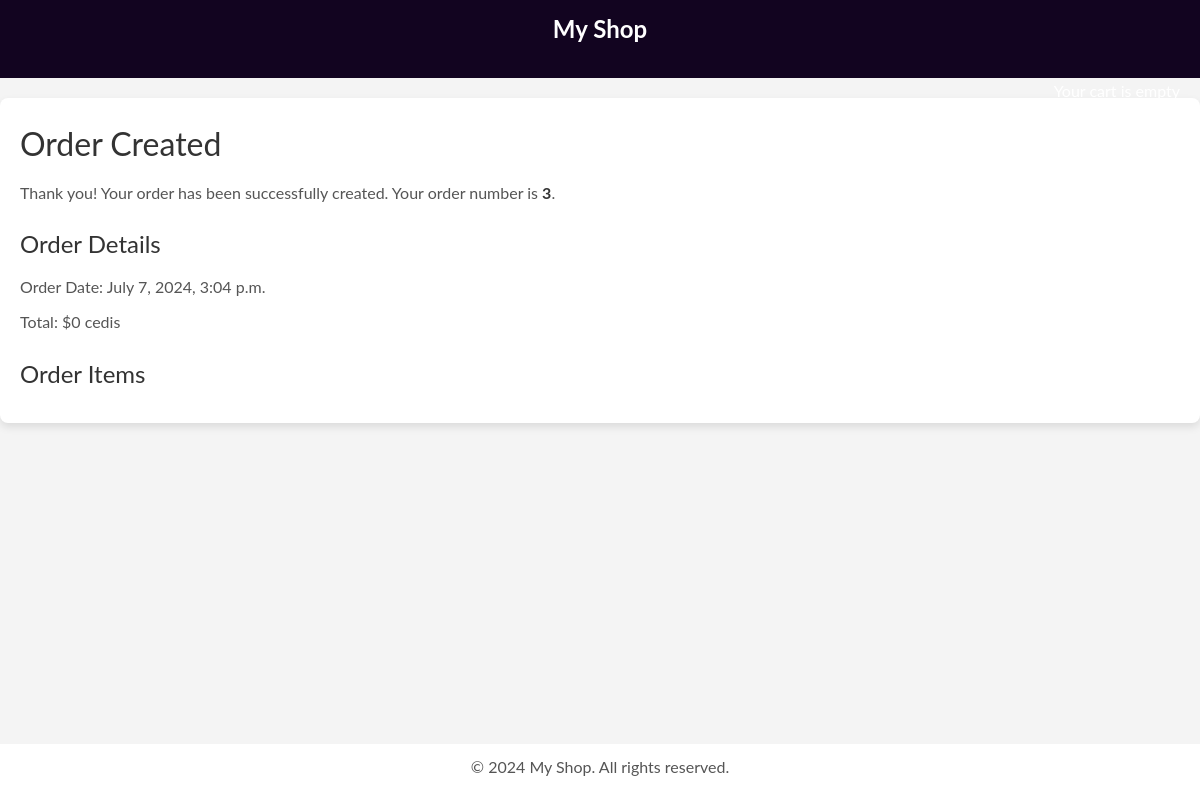
Page /orders/created/3/ on the committed database.
### orders/models.py (models this page shows, shortened)
class Order(models.Model):
    first_name = models.CharField(max_length=70)
    last_name = models.CharField(max_length=70)
    email = models.EmailField()
    address = models.CharField(max_length=70)
    postal_code = models.CharField(max_length=20)
    city = models.CharField(max_length=100)
    created = models.DateTimeField(auto_now_add=True)
    updated = models.DateTimeField(auto_now=True)
    paid = models.BooleanField(default=False)
    class Meta:
        ordering = ('-created',)
    def get_total_cost(self):
        return sum(item.get_cost() for item in self.items.all())

### orders/views.py (the view)
# urls.py: path('created/<int:order_id>/', views.order_created, name='order_created'),
def order_created(request, order_id):
    order = get_object_or_404(Order, id=order_id)
    return render(request, 'orders/order_created.html', {'order': order})

### cart/cart.py (called while the page is built)
    def __len__(self):
        return sum(item["quantity"] for item in self.cart.values())

### cart/context_processors.py (called while the page is built)
def cart(request):
    return {'cart': Cart(request)}

### orders/templates/orders/order_created.html (shortened to what this page needs)
{% extends "shop/base.html" %}
{% load static %}
{% block content %}
<link rel="stylesheet" href="{% static 'orders/order_created.css' %}">
    <h1>Order Created</h1>
    <p>Thank you! Your order has been successfully created. Your order number is <strong>{{ order.id }}</strong>.</p>
    <h2>Order Details</h2>
    <p>Order Date: {{ order.created }}</p>
    <p>Total: ${{ order.get_total_cost }} cedis</p>
    <h2>Order Items</h2>
{% endblock %}

### shop/static/shop/base.css (style rules this page uses)
* { box-sizing: border-box; margin: 0; padding: 0; }
html, body { font-family: 'Lato', sans-serif; line-height: 1.6; background-color: #f4f4f4; }
h1, h2, h3 { font-family: 'Lato', sans-serif; font-weight: normal; color: #333333; }

### orders/static/orders/order_created.css (style rules this page uses)
body { font-family: 'Lato', sans-serif; line-height: 1.6; background-color: #f4f4f4; margin: 0; padding: 0; }
h1, h2 { font-family: 'Lato', sans-serif; font-weight: normal; color: #333; margin-bottom: 10px; }
h1 { font-size: 2em; }
h2 { font-size: 1.5em; margin-top: 20px; }
p { color: #555; margin-bottom: 10px; }
strong { color: #333; }

### rows in the picture
Order: id "3", created "July 7, 2024, 3:04 p.m.", get_total_cost "0"
